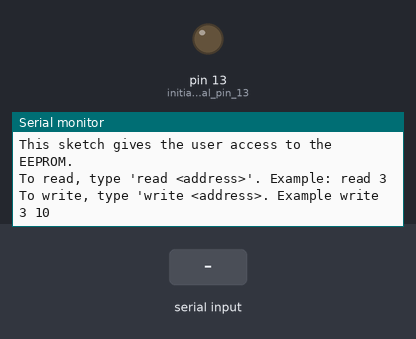
Simulated run of this sketch. Board: Arduino Uno, built with avr-gcc and run on an emulated ATmega328P. On the bench: output pins drawn as LEDs (lit = HIGH), the last lines printed to the serial monitor. Inputs (shaded band) come from the test bench. EEPROM starts erased.

Above: at 1.3 s.
1.4 s: "write 1\n" received over Serial
At 2.1 s:
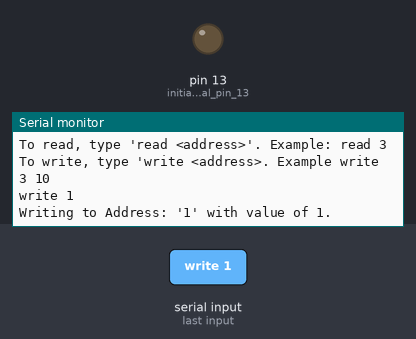
2.9 s: "read \n" received over Serial
At 4.1 s:
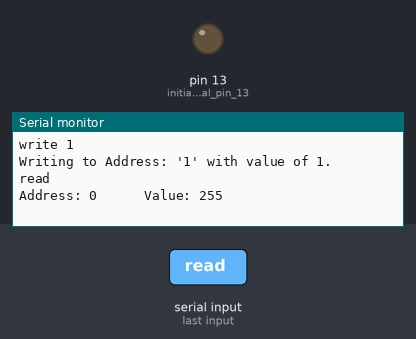
4.4 s: "write\n" received over Serial
At 5.5 s:
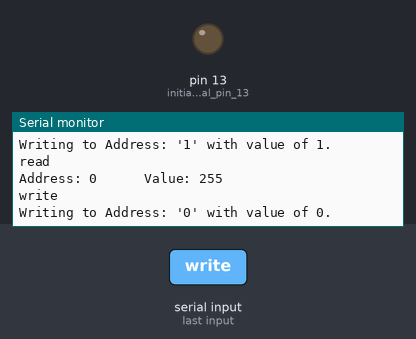

Measured:
- after the input at 1.4 s, the serial monitor: prints a new line at once (image 1)
- after the input at 2.9 s, the serial monitor: prints a new line at once (image 2)
- after the input at 4.4 s, the serial monitor: prints a new line at once (image 3)

The sketch:

EEPROM-access.ino
```cpp
#include <EEPROM.h>

String input;

void setup() {
  Serial.begin(9600);   // initialize the serial communication:
  pinMode(13, OUTPUT);  // initialize digital pin 13 as an output.
  digitalWrite(13, LOW);
  while (!Serial) {
    ; // wait for serial port to connect.
  }

  // prints title ending with a line break
  delay(100);
  Serial.println("This sketch gives the user access to the EEPROM.");
  Serial.println("To read, type 'read <address>'. Example: read 3");
  Serial.println("To write, type 'write <address>. Example write 3 10");
  Serial.println();

}

void loop() {
  if (Serial.available()) {

    input = Serial.readStringUntil('\n'); // Read the serial line.
    input.toLowerCase();                  // Change all char to lower case. Dec not affected.
    Serial.println(input);                // Echo what was sent to the Arduino.
    String ReadWrite = input;
    ReadWrite.remove(5);                  // Strip everything after the 5th char.

    if (ReadWrite == "read ") {
      int Addr = input.substring(5).toInt(); // Set the address.

      if (Addr > 1023 || Addr < 0) {
        Serial.println("Please enter a valid address from 0 to 1023");
      } else {
        int value = EEPROM.read(Addr);    // Read the EEPROM and print it.
        Serial.print("Address: "); Serial.print(Addr, DEC);
        Serial.print("      Value: "); Serial.println(value, DEC);
        }
    }

    if (ReadWrite == "write") {
      String Args = input; Args.remove(0,6);    // Create Args string and remove "write".
      int Arg_length = Args.indexOf(' ');     // Find character size of address
      int Addr = Args.substring(0, Arg_length).toInt(); // Set the address.
      Serial.print("Writing to Address: '"); Serial.print(Addr, DEC);
      Args.remove(0, Arg_length+1);
      int value = Args.toInt();
      Serial.print("' with value of "); Serial.print(value, DEC); Serial.println(".");

      if (Addr < 0 || Addr > 1023 || value < 0 || value > 255) {
        Serial.println("Error, Address or Value is out of range");
      }

      else {
        EEPROM.write(Addr, value);
      }
    }
  }
}
```

fibonacci.c
```cpp
// Jason Mann
//
//                   Fibonacci sequence
// Fibonacci sequence is characterized by the fact that every
// number after the first two is the sum of the two preceding
// ones.

#include <stdio.h>

int main()
{
	int fib_one = 0;    	// first number in the sequence.
	int fib_two = 1;    	// second number in the sequence.
	int new_fib_two = 0;    // placeholder for next number in the sequence.

    printf("The first six digits in the Fibonacci sequence are: ");
	printf("%d, ", fib_one);  // print first number in the sequence.
	printf("%d, ", fib_two);  // print second number in the sequence.

	for (int i = 0; i < 4; i++) {   	    // Compute the next four numbers
		new_fib_two = fib_one + fib_two;    // sum of the two preceding numbers.
		printf("%d, ", new_fib_two);        // print the next number in the sequence.
		fib_one = fib_two;                  // Shift the numbers out.
		fib_two = new_fib_two;              // Shift the numbers out.
		}

	return 0;   // End proggram.
}
```
